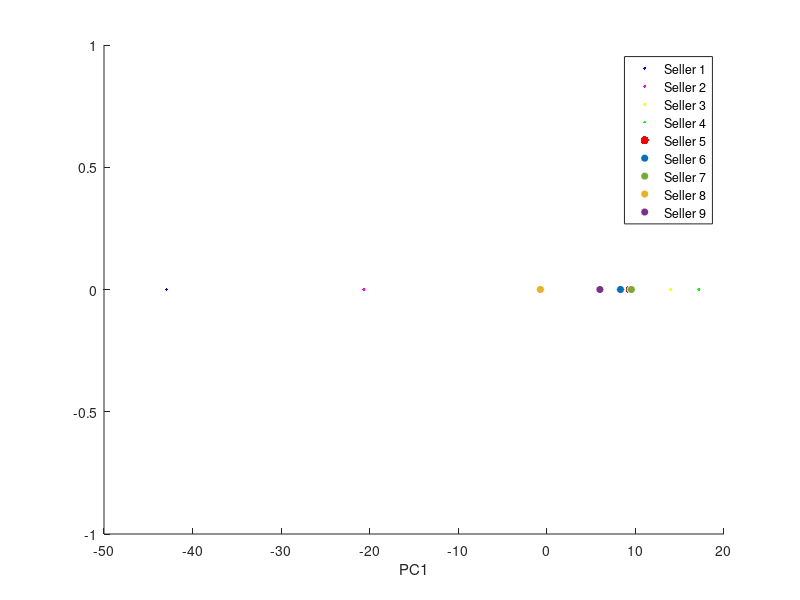
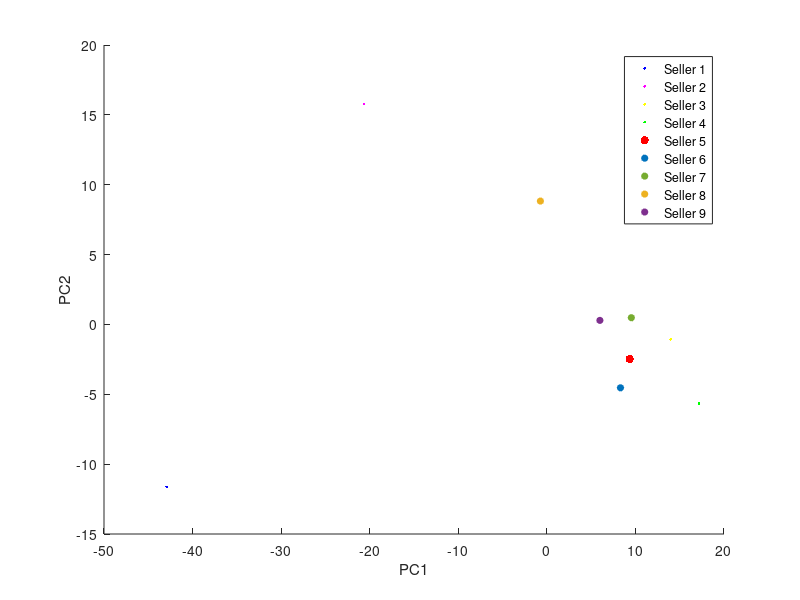
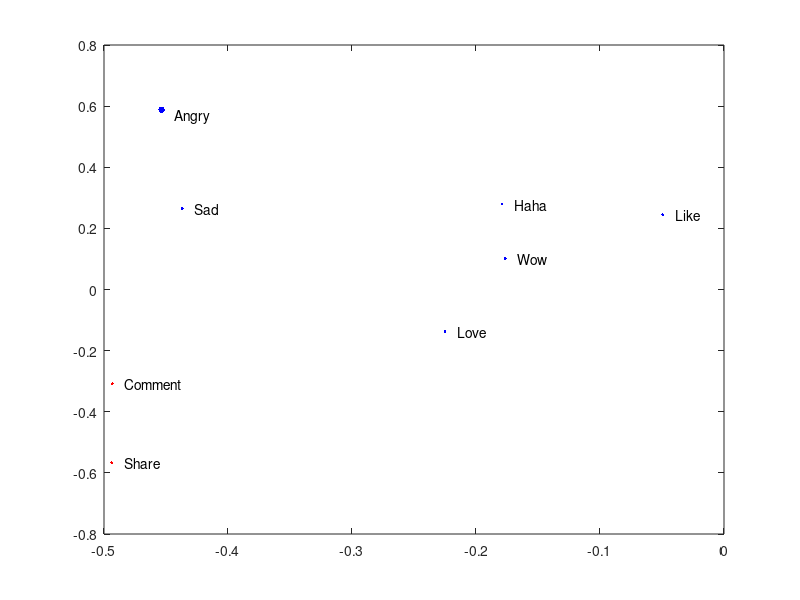
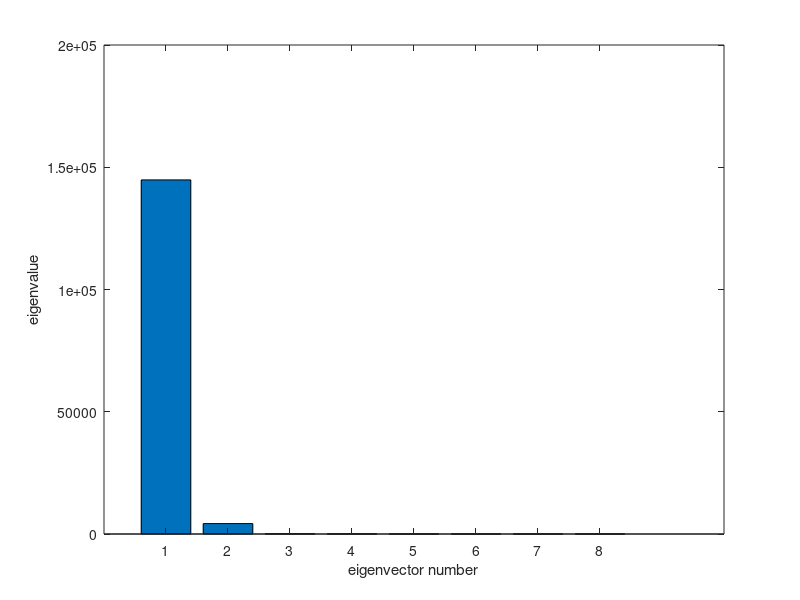

The MATLAB script that drew these images, in order:
% =========================================================================
% Title:       Dimensionality Reduction on Social Media Engagement: PCA vs MDS
% Course:      Numerical Methods for Data Mining
% Author:      Chiara Giavalisco
% Description: Comparative analysis of Principal Component Analysis (PCA) and 
%              Classical Multidimensional Scaling (MDS) applied to social 
%              engagement metrics from 9 Thai retail sellers on Facebook.
%              The pipeline includes:
%                1. Data standardization (MAX / SD) and mean-centering.
%                2. PCA via Singular Value Decomposition (SVD) of the sample covariance matrix.
%                3. Classical MDS via double-centering of the squared Euclidean distance matrix.
%                4. Reconstruction error assessment and empirical verification of PCA-MDS equivalence.
%                5. 1D/2D latent space projections and feature loading analysis.
% =========================================================================

clear; clc; close all

%% ========================================================================
% 1. DATA INITIALIZATION & STANDARDIZATION
% =========================================================================

% Maximum values across engagement metrics (Comments, Shares, Likes, Love, Wow, Haha, Sad, Angry)
MAX=[20990.00 1260.00 4710.00 234.00 21.00 8.00 51.00 6.00
    12003.00 856.00 1744.00 225.00 26.00 40.00 23.00 31.00
    9452.00 1636.00 2344.00 282.00 57.00 102.00 8.00 12.00
    1734.00 247.00 497.00 55.00 3.00 5.00 2.00 2.00
    860.00 356.00 259.00 49.00 4.00 5.00 1.00 2.00
    6174.00 3424.00 2293.00 657.00 278.00 157.00 37.00 8.00
    779.00 304.00 186.00 106.00 3.00 8.00 2.00 1.00
    3800.00 757.00 4241.00 198.00 23.00 12.00 46.00 19.00
    17404.00 913.00 1917.00 220.00 14.00 43.00 14.00 10.00];

% Standard deviations across engagement metrics
SD=[588.36 33.23 605.85 12.66 1.36 0.57 1.67 0.22
    714.79 75.68 143.08 22.84 1.76 1.92 0.88 0.93
    2257.18 379.58 327.48 76.92 7.00 13.84 1.15 1.46
    425.78 43.96 84.93 16.43 0.71 1.15 0.44 0.38
    96.54 68.38 36.95 7.08 0.47 0.64 0.12 0.22
    833.34 388.37 495.92 137.32 41.49 14.84 2.91 1.38
    147.32 63.21 31.10 18.47 0.39 0.78 0.16 0.11
    501.04 128.87 381.03 39.47 2.60 1.46 2.21 0.94
    1780.94 144.01 140.10 27.44 1.97 4.40 1.44 0.87];

% Standardization and transposition: X is m x n (m = features, n = sellers)
X=MAX./SD; 
X=X';
[m,n]=size(X);
k=2; % Target reduced dimension

%% ========================================================================
% 2. PRINCIPAL COMPONENT ANALYSIS (PCA)
% =========================================================================

% Mean-centering across observations
mu=(X*ones(n,1))/n; 
Xt=X-(mu*ones(1,n)); 

% Sample covariance matrix
CovX=(Xt*Xt')/(n-1); 

% Singular Value Decomposition of the covariance matrix
[U,S,V] = svd(CovX);
vars=diag(S).*diag(S); % Variances associated with components

% Projection onto the first k principal components
u=zeros(m,k); 
for j=1:k 
    u(:,j)=U(:,j);
end
z=u'*Xt; % Coordinates in the reduced k-dimensional space

disp ('projected data z='); disp(z);
disp('k=2 principal components');disp(u);

% Reconstruction back to the original space
x=u*z; 
Xog=x+mu; 

% Reconstruction error evaluation
errPCA=norm(Xt-u*u'*Xt); 
errrelPCA=errPCA/norm(Xt); 
disp('PCA error=');disp(errrelPCA);

%% ========================================================================
% 3. PCA VISUALIZATION & DIAGNOSTICS
% =========================================================================

% Figure 1: 1D Projection (PC1)
figure(1)
hold on
plot (z(1,1),0,'b.',z(1,2),0,'m.', z(1,3),0,'y.', z(1,4),0,'g.', ...
    z(1,5),0,'r.','markersize', 18)
scatter(z(1,6),0,"MarkerEdgeColor",'w',"MarkerFaceColor",[0 0.4470 0.7410])
scatter(z(1,7),0,"MarkerEdgeColor",'w',"MarkerFaceColor",[0.4660 0.6740 0.1880])
scatter(z(1,8),0,"MarkerEdgeColor",'w',"MarkerFaceColor",[0.9290 0.6940 0.1250])
scatter(z(1,9),0,"MarkerEdgeColor",'w',"MarkerFaceColor",[0.4940 0.1840 0.5560])
xlabel('PC1')
legend('Seller 1','Seller 2','Seller 3','Seller 4','Seller 5','Seller 6', ...
    'Seller 7','Seller 8','Seller 9')
hold off

% Figure 2: 2D Projection (PC1 vs PC2)
figure(2)
hold on
plot(z(1,1),z(2,1),'b.',z(1,2),z(2,2),'m.', z(1,3),z(2,3),'y.', ...
    z(1,4),z(2,4),'g.', z(1,5),z(2,5),'r.','markersize', 18)
scatter(z(1,6),z(2,6),"MarkerEdgeColor",'w',"MarkerFaceColor",[0 0.4470 0.7410])
scatter(z(1,7),z(2,7),"MarkerEdgeColor",'w',"MarkerFaceColor",[0.4660 0.6740 0.1880])
scatter(z(1,8),z(2,8),"MarkerEdgeColor",'w',"MarkerFaceColor",[0.9290 0.6940 0.1250])
scatter(z(1,9),z(2,9),"MarkerEdgeColor",'w',"MarkerFaceColor",[0.4940 0.1840 0.5560])
hold off
xlabel('PC1'), ylabel('PC2')
legend('Seller 1','Seller 2','Seller 3','Seller 4','Seller 5','Seller 6', ...
    'Seller 7','Seller 8','Seller 9')

% Figure 3: Load Plot (Feature contributions)
figure(3)
plot(V(1,1),V(1,2),'r.',V(2,1),V(2,2),'r.',V(3,1),V(3,2),'b.', ...
    V(4,1),V(4,2),'b.',V(5,1),V(5,2),'b.',V(6,1),V(6,2),'b.', ...
    V(7,1),V(7,2),'b.',V(8,1),V(8,2),'b.','markersize', 15)
text(V(1,1)+0.01,V(1,2),'Comment')
text(V(2,1)+0.01,V(2,2),'Share')
text(V(3,1)+0.01,V(3,2),'Like')
text(V(4,1)+0.01,V(4,2),'Love')
text(V(5,1)+0.01,V(5,2),'Wow')
text(V(6,1)+0.01,V(6,2),'Haha')
text(V(7,1)+0.01,V(7,2),'Sad')
text(V(8,1)+0.01,V(8,2)-0.02,'Angry')

% Figure 4: Scree Plot and Cumulative Explained Variance
figure(4)
bar(vars) 
xlabel('eigenvector number'), ylabel('eigenvalue')

t=sum(vars);
y=cumsum(vars/t);
disp('varianza cumulativa'); disp(y);

%% ========================================================================
% 4. CLASSICAL MULTIDIMENSIONAL SCALING (MDS)
% =========================================================================

% Squared Euclidean distance matrix computation: D = D^2
D=(((diag(X'*X))*ones(1,n))+(ones(n,1)*(diag(X'*X)'))-(2*(X')*X)); 
[n,m]=size(D);
k=2;

% Construction of centering matrix H
I=eye(n);
O=ones(n);
H=I-((1/n)*O);

% Double centering operation to obtain the Gram matrix B
B=-0.5*(H*D*H');

% Spectral decomposition of B
[U,L,W] = svd(B);
v=zeros(n,k);
s=zeros(k,k);
for j=1:k
    v(:,j)=W(:,j); % First k principal eigenvectors
    for i=1:k
        s(i,j)=sqrt(L(i,j));
    end
end

% Coordinate recovery in the reduced space
z1=s*v';
disp ('projected data z1='); disp(z1); 

disp('k=2 eigenvalue of B'); disp(s);
disp('k=2 eigenvector of B');disp(v);

% MDS Gram reconstruction error
errMDS=norm((Xt'*Xt)-(z1'*z1));
errrelMDS=errMDS/norm(Xt'*Xt); 
disp('MDS error=');disp(errrelMDS);

% Equivalence verification between PCA and MDS coordinates
errPCAMDS=norm(z-z1); 

%% ========================================================================
% 5. MDS VISUALIZATION
% =========================================================================

% Figure 5: 1D MDS Projection (MD1)
figure(5)
hold on
plot (z1(1,1),0,'b.',z1(1,2),0,'m.', z1(1,3),0,'y.', z1(1,4),0,'g.', ...
    z1(1,5),0,'r.','markersize', 18)
scatter(z1(1,6),0,"MarkerEdgeColor",'w',"MarkerFaceColor",[0 0.4470 0.7410])
scatter(z1(1,7),0,"MarkerEdgeColor",'w',"MarkerFaceColor",[0.4660 0.6740 0.1880])
scatter(z1(1,8),0,"MarkerEdgeColor",'w',"MarkerFaceColor",[0.9290 0.6940 0.1250])
scatter(z1(1,9),0,"MarkerEdgeColor",'w',"MarkerFaceColor",[0.4940 0.1840 0.5560])
xlabel('MD1')
legend('Seller 1','Seller 2','Seller 3','Seller 4','Seller 5','Seller 6', ...
    'Seller 7','Seller 8','Seller 9')
hold off

% Figure 6: 2D MDS Projection (MD1 vs MD2)
figure(6)
hold on
plot(z1(1,1),z1(2,1),'b.',z1(1,2),z1(2,2),'m.', z1(1,3),z1(2,3),'y.', ...
    z1(1,4),z1(2,4),'g.', z1(1,5),z1(2,5),'r.','markersize', 18)
scatter(z1(1,6),z1(2,6),"MarkerEdgeColor",'w',"MarkerFaceColor",[0 0.4470 0.7410])
scatter(z1(1,7),z1(2,7),"MarkerEdgeColor",'w',"MarkerFaceColor",[0.4660 0.6740 0.1880])
scatter(z1(1,8),z1(2,8),"MarkerEdgeColor",'w',"MarkerFaceColor",[0.9290 0.6940 0.1250])
scatter(z1(1,9),z1(2,9),"MarkerEdgeColor",'w',"MarkerFaceColor",[0.4940 0.1840 0.5560])
hold off
xlabel('MD1'), ylabel('MD2')
legend('Seller 1','Seller 2','Seller 3','Seller 4','Seller 5','Seller 6', ...
    'Seller 7','Seller 8','Seller 9')
